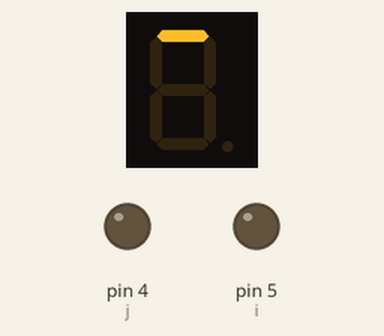
A sketch run on a simulated Arduino Uno, built with avr-gcc and run on an emulated ATmega328P. Parts: 1-digit seven-segment display, output pins drawn as LEDs (lit = HIGH). Wiring (inferred from the names in the program): 1-digit 7-segment display, segments lit when HIGH: segments pin 13, pin 12, pin 11, pin 10, pin 9, pin 8, pin 7, pin 6. The segment pins are drawn as the display they are named for; pins used as bus, display or sensor lines are not drawn.

Above: at 0.01 s.
At 0.61 s:
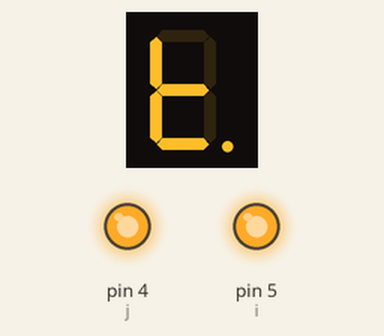
At 1.21 s:
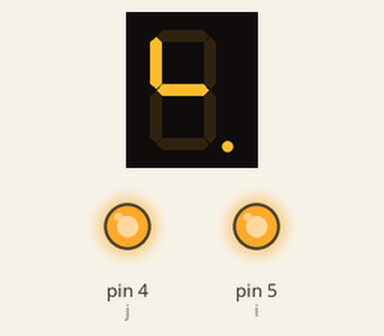
At 2.26 s:
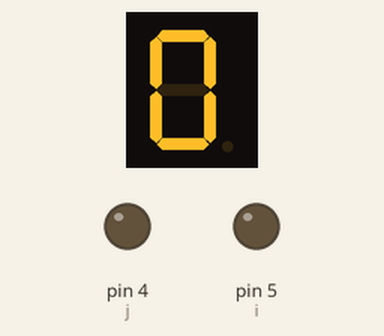
Timing chart, 0 to 40.0 s (numbered marks = the images above):
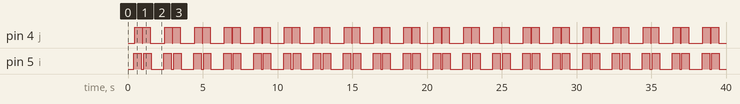

Measured:
- by itself, pin 4 (j): repeats every 2.0 s: LOW 0.05 s, HIGH 0.50 s, LOW 0.95 s, HIGH 0.50 s
- by itself, pin 5 (i): repeats every 2.0 s: LOW 0.15 s, HIGH 0.50 s, LOW 0.85 s, HIGH 0.50 s
- by itself, everything shown: repeats every 2.0 s, in 40 steps

The sketch:

sketch_nov30d.ino
```cpp
int a=13, b=12, c=11, d=10, e=9, f=8, g=7, h=6, i=5, j=4;

void setup() {
  pinMode(a, OUTPUT);
  pinMode(b, OUTPUT);
  pinMode(c, OUTPUT);
  pinMode(d, OUTPUT);
  pinMode(e, OUTPUT);
  pinMode(f, OUTPUT);
  pinMode(g, OUTPUT);
  pinMode(h, OUTPUT);
  pinMode(i, OUTPUT);
  pinMode(j, OUTPUT);

}

void loop() {

 digitalWrite(a, HIGH);
 delay(50);
 digitalWrite(b, HIGH);
 delay(50);
 digitalWrite(c, HIGH);
 delay(50);
 digitalWrite(d, HIGH);
 delay(50);
 digitalWrite(e, HIGH);
 delay(50);
 digitalWrite(f, HIGH);
 delay(50);
 digitalWrite(g, HIGH);
 delay(50);
 digitalWrite(h, HIGH);
 delay(50);
 digitalWrite(i, HIGH);
 delay(50);
 digitalWrite(j, HIGH);
 delay(50);

 digitalWrite(a, LOW);
 delay(50);
 digitalWrite(b, LOW);
 delay(50);
 digitalWrite(c, LOW);
 delay(50);
 digitalWrite(d, LOW);
 delay(50);
 digitalWrite(e, LOW);
 delay(50);
 digitalWrite(f, LOW);
 delay(50);
 digitalWrite(g, LOW);
 delay(50);
 digitalWrite(h, LOW);
 delay(50);
 digitalWrite(i, LOW);
 delay(50);
 digitalWrite(j, LOW);
 delay(50);

//////////////////////////////////////////////////

digitalWrite(j, HIGH);
 delay(50);
 digitalWrite(i, HIGH);
 delay(50);
 digitalWrite(h, HIGH);
 delay(50);
 digitalWrite(g, HIGH);
 delay(50);
 digitalWrite(f, HIGH);
 delay(50);
 digitalWrite(e, HIGH);
 delay(50);
 digitalWrite(d, HIGH);
 delay(50);
 digitalWrite(c, HIGH);
 delay(50);
 digitalWrite(b, HIGH);
 delay(50);
 digitalWrite(a, HIGH);
 delay(50);

 digitalWrite(j, LOW);
 delay(50);
 digitalWrite(i, LOW);
 delay(50);
 digitalWrite(h, LOW);
 delay(50);
 digitalWrite(g, LOW);
 delay(50);
 digitalWrite(f, LOW);
 delay(50);
 digitalWrite(e, LOW);
 delay(50);
 digitalWrite(d, LOW);
 delay(50);
 digitalWrite(c, LOW);
 delay(50);
 digitalWrite(b, LOW);
 delay(50);
 digitalWrite(a, LOW);
 delay(50);


}
```
